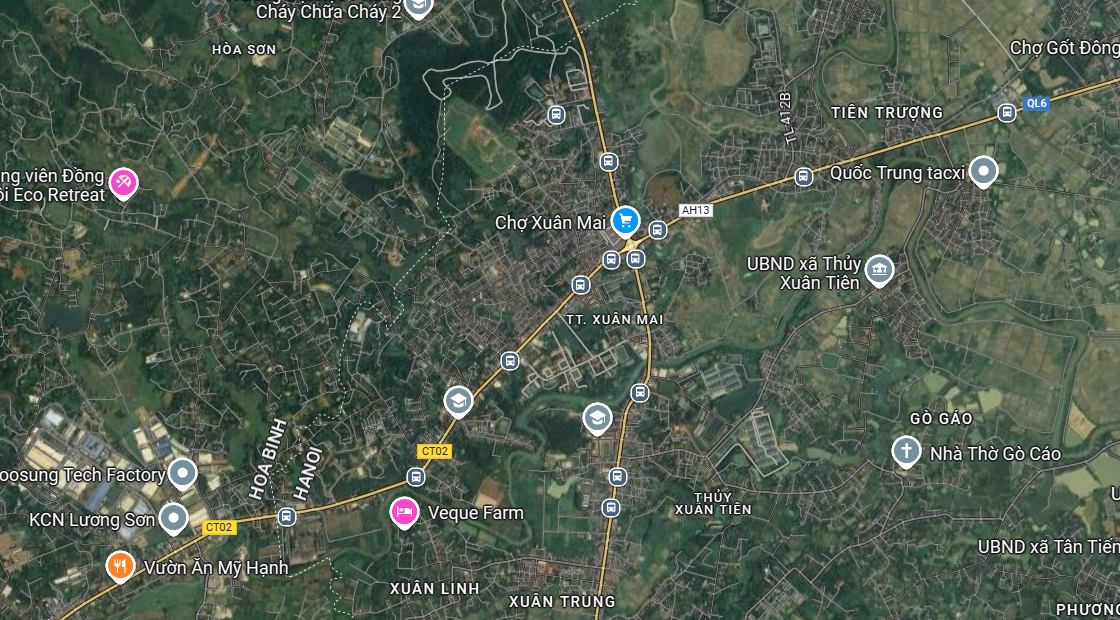
#> input picture bai7/img.png, 1120 x 620 px
$ python bai7.py
#> lines starting #> are read from the running program, lines starting #| are printed output that depends on the picture
#> (the call stopped at in cluster_iris, `fcm_iris = FCM(n_clusters=3, random_state=42)`: fcmeans is not available in this run)
import numpy as np
import pandas as pd
import cv2
import matplotlib.pyplot as plt
from sklearn.metrics import f1_score, adjusted_rand_score
from sklearn.cluster import KMeans, AgglomerativeClustering
from fcmeans import FCM
from sklearn.datasets import load_iris

# Hàm đánh giá phân cụm
def evaluate_clustering(y_true, y_pred):
    f1 = f1_score(y_true, y_pred, average='weighted')
    rand_index = adjusted_rand_score(y_true, y_pred)
    return f1, rand_index

# Thực hiện phân cụm trên bộ dữ liệu IRIS
def cluster_iris():
    # Tải dữ liệu IRIS
    iris = load_iris()
    X_iris = iris.data
    y_iris = iris.target

    # K-means
    kmeans_iris = KMeans(n_clusters=3, random_state=42).fit(X_iris)
    labels_kmeans_iris = kmeans_iris.labels_

    # Fuzzy C-Means (FCM)
    fcm_iris = FCM(n_clusters=3, random_state=42)
    fcm_iris.fit(X_iris)
    labels_fcm_iris = fcm_iris.predict(X_iris)

    # Agglomerative Hierarchical Clustering (AHC)
    ahc_iris = AgglomerativeClustering(n_clusters=3)
    labels_ahc_iris = ahc_iris.fit_predict(X_iris)

    # Đánh giá K-means
    kmeans_f1_iris, kmeans_rand_iris = evaluate_clustering(y_iris, labels_kmeans_iris)
    # Đánh giá FCM
    fcm_f1_iris, fcm_rand_iris = evaluate_clustering(y_iris, labels_fcm_iris)
    # Đánh giá AHC
    ahc_f1_iris, ahc_rand_iris = evaluate_clustering(y_iris, labels_ahc_iris)

    print(f"K-means (IRIS): F1-score = {kmeans_f1_iris}, RAND index = {kmeans_rand_iris}")
    print(f"FCM (IRIS): F1-score = {fcm_f1_iris}, RAND index = {fcm_rand_iris}")
    print(f"AHC (IRIS): F1-score = {ahc_f1_iris}, RAND index = {ahc_rand_iris}")

# Thực hiện phân cụm trên ảnh giao thông (ảnh vệ tinh)
def cluster_traffic_image(image_path):
    # Đọc ảnh và chuyển thành mảng dữ liệu
#> called with image_path = 'img.png'
    image = cv2.imread(image_path)
#> image is the input picture: shape (620, 1120, 3); mean B, G, R 79.8, 92.6, 80.8
    image = cv2.cvtColor(image, cv2.COLOR_BGR2RGB)
    pixels = image.reshape(-1, 3)

    # K-means
    kmeans_traffic = KMeans(n_clusters=3, random_state=42).fit(pixels)
    labels_kmeans_traffic = kmeans_traffic.labels_
    kmeans_segmented_image = kmeans_traffic.cluster_centers_[labels_kmeans_traffic].reshape(image.shape)
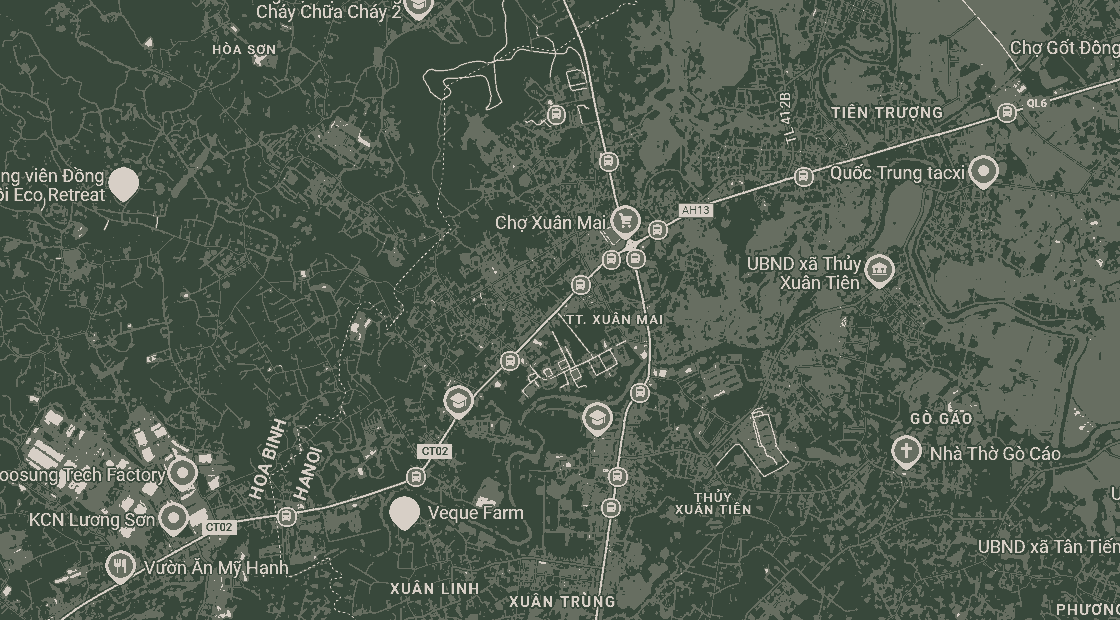
#> kmeans_segmented_image: shape (620, 1120, 3) float64; mean R, G, B 80.8, 92.5, 79.7

    # Fuzzy C-Means (FCM)
    fcm_traffic = FCM(n_clusters=3, random_state=42)
    fcm_traffic.fit(pixels)
    labels_fcm_traffic = fcm_traffic.predict(pixels)
    fcm_segmented_image = fcm_traffic.centers_[labels_fcm_traffic].reshape(image.shape)

    # Agglomerative Hierarchical Clustering (AHC)
    ahc_traffic = AgglomerativeClustering(n_clusters=3)
    labels_ahc_traffic = ahc_traffic.fit_predict(pixels)
    ahc_segmented_image = labels_ahc_traffic.reshape(image.shape[0], image.shape[1], 3) * 85  # Scale labels

    # Hiển thị kết quả
    fig, axs = plt.subplots(2, 2, figsize=(10, 10))
    axs[0, 0].imshow(image)
    axs[0, 0].set_title('Original Image')
    axs[0, 1].imshow(kmeans_segmented_image.astype(int))
    axs[0, 1].set_title('K-means')
    axs[1, 0].imshow(fcm_segmented_image.astype(int))
    axs[1, 0].set_title('FCM')
    axs[1, 1].imshow(ahc_segmented_image.astype(int))
    axs[1, 1].set_title('AHC')
    plt.show()

# Chạy phân cụm trên bộ dữ liệu IRIS
cluster_iris()

# Chạy phân cụm trên ảnh giao thông
# Đường dẫn tới ảnh giao thông
image_path = 'img.png'
cluster_traffic_image(image_path)
#> (the call stopped at in cluster_traffic_image, `fcm_traffic = FCM(n_clusters=3, random_state=42)`: fcmeans is not available in this run)
